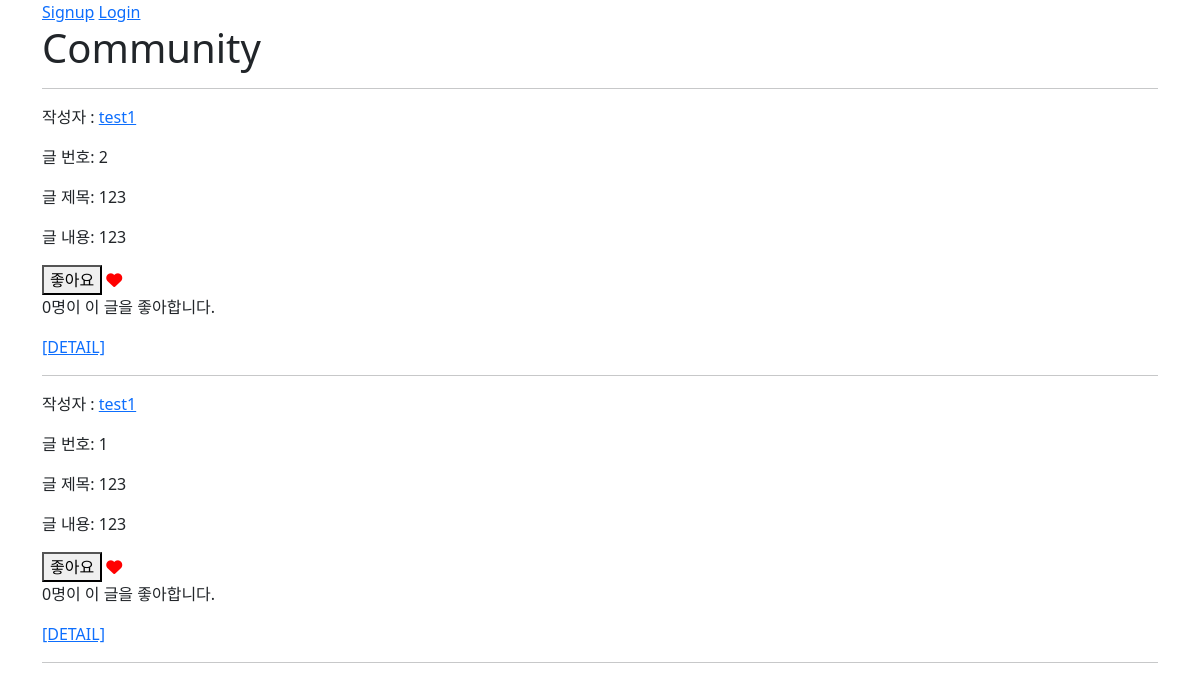
/community/, run on the app's committed database.
### community/models.py (models this page shows)
class Review(models.Model):
    title = models.CharField(max_length=100)
    movie_title = models.CharField(max_length=50)
    rank = models.IntegerField()
    content = models.TextField()
    created_at = models.DateTimeField(auto_now_add=True)
    updated_at = models.DateTimeField(auto_now=True)
    user = models.ForeignKey(settings.AUTH_USER_MODEL, on_delete=models.CASCADE)
    like_users = models.ManyToManyField(settings.AUTH_USER_MODEL, related_name='like_reviews')

### accounts/models.py (models this page shows)
class User(AbstractUser):
    followings = models.ManyToManyField('self', symmetrical=False, related_name='followers')

### community/views.py (the view)
# urls.py: path('', views.index, name='index'),
@require_GET
def index(request):
    reviews = Review.objects.order_by('-pk')
    context = {
        'reviews': reviews,
    }
    return render(request, 'community/index.html', context)

### community/templates/community/index.html (shortened to what this page needs)
{% extends 'base.html' %}
{% block content %}
  <h1>Community</h1>
  <hr>
  {% for review in reviews %}
    <p>작성자 : <a href="{% url 'accounts:profile' review.user.username %}">{{ review.user }}</a></p>
    <p>글 번호: {{ review.pk }}</p>
    <p>글 제목: {{ review.title }}</p>
    <p>글 내용: {{ review.content }}</p>
    <div>
      <form class="like-form" data-review-id="{{ review.pk }}">
        {% if request.user in review.like_users.all %}
          <button id="like-{{ review.pk }}">좋아요 취소</button>
          <span style="color:red"><i class="fas fa-heart"></i></span>
        {% else %}
          <button id="like-{{ review.pk }}">좋아요</button>
          <span style="color:red"><i class="fas fa-heart"></i>
        {% endif %}
      </form>
    </div>
    <p id="like-count-{{ review.pk }}">{{ review.like_users.all|length }}명이 이 글을 좋아합니다.</p>
    <a href="{% url 'community:detail' review.pk %}">[DETAIL]</a>
    <hr>
  {% endfor %}
{% endblock %}

### data on the page
Review: user "test1", pk "2", title "123", content "123", like_users.all|length "0"
Review: user "test1", pk "1", title "123", content "123", like_users.all|length "0"
